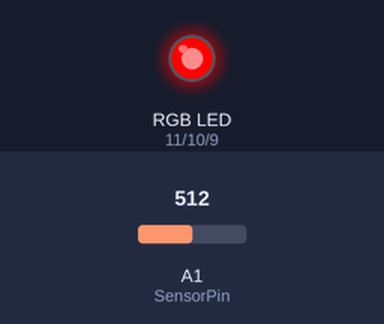
This sketch was run on a simulated Arduino Uno, built with avr-gcc and run on an emulated ATmega328P. Shown: an RGB LED mixed from three pins (HIGH = lit). Inputs (shaded band) come from the test bench; at power-on: A1 (SensorPin) = 512. Random numbers use the default seed unless the sketch sets one.

Above: at 1.2 s.
1.3 s: A1 (SensorPin) set to 262
2.8 s: A1 (SensorPin) set to 237
At 3.8 s:
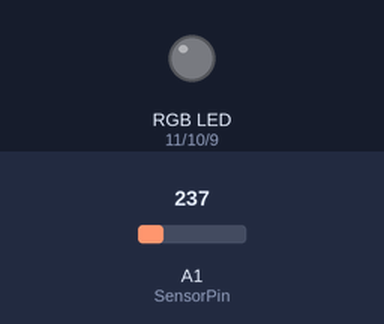
4.3 s: A1 (SensorPin) set to 260
At 5.0 s:
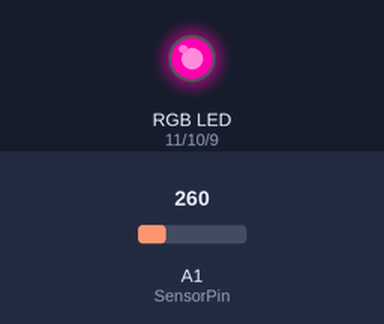
Timing chart, 0 to 7.3 s (numbered marks = the images above; inputs shaded):
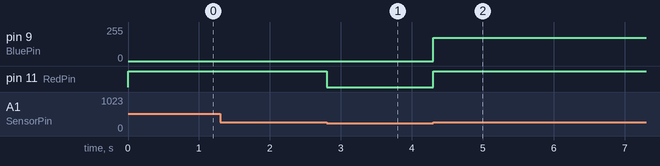

Measured:
- the behaviour switches between 251 and 250 on A1 (SensorPin) (found by bisection; images 0 and 1)
- after the input at 1.3 s, every drawn part: stays the same
- after the input at 2.8 s, pin 11 (RedPin): HIGH → LOW at once
- after the input at 4.3 s, pin 9 (BluePin): 0/255 → 175/255 at once; pin 11 (RedPin): LOW → HIGH at once

The sketch:

RGB_Flash_Changing_Colour.ino
```cpp
// (licence header left out)
const int SensorPin = 1;
int Value;

int RedPin = 11;
int GreenPin = 10;
int BluePin = 9;
int RandomVar;

const int PeakLimit =250;

void setup(){
 pinMode(RedPin, OUTPUT);
 pinMode(GreenPin, OUTPUT);
 pinMode(BluePin, OUTPUT);
 RandomVar=1;
}

void loop(){

Value = analogRead(SensorPin);

if(Value > PeakLimit){

  if (RandomVar==1){
   SetColour(0, 255, 255); //red
  }
  if (RandomVar==2){
   SetColour(255, 0, 255); //green
  }
  if (RandomVar==3){
   SetColour(255, 255, 0); //blue
  }
  if (RandomVar==4){
   SetColour(0, 0, 255); //yellow
  }
  if (RandomVar==5){
   SetColour(0,220, 255); //orange
  }
  if (RandomVar==6){
   SetColour(0, 255, 80); //purple
  }
  if (RandomVar==7){
   SetColour(255, 80, 0); //sky blue
  }
  if (RandomVar==8){
   SetColour(0, 0, 0); //white
  }
 }
 else{
  SetColour(255, 255, 255);
  RandomVar = random(1, 8);
 }
}

void SetColour(int red, int green, int blue){
 red = 255 - red;
 green = 255 - green;
 blue = 255 - blue;
 analogWrite(RedPin, red);
 analogWrite(GreenPin, green);
 analogWrite(BluePin, blue);
}
```
